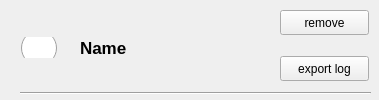
<?xml version="1.0" encoding="UTF-8"?>
<ui version="4.0">
 <class>ExistPackageForm</class>
 <widget class="QWidget" name="ExistPackageForm">
  <property name="geometry">
   <rect>
    <x>0</x>
    <y>0</y>
    <width>379</width>
    <height>100</height>
   </rect>
  </property>
  <property name="windowTitle">
   <string>Form</string>
  </property>
  <widget class="QRadioButton" name="enableRadioButton">
   <property name="geometry">
    <rect>
     <x>20</x>
     <y>37</y>
     <width>41</width>
     <height>21</height>
    </rect>
   </property>
   <property name="styleSheet">
    <string notr="true">/*RadioButton样式设置*/
QRadioButton::indicator { 
	width: 37px;
	height: 37px;
}
/*单选框未选中样式*/
QRadioButton::indicator::unchecked {	
	image: url(:/ico/images/radio_unchecked.png);
}
/*单选框选中样式*/
QRadioButton::indicator::checked { 
	image: url(:/ico/images/radio_checked.png);
}
/*RadioButton和checkbox字体和间距设置*/
QRadioButton ,QCheckBox{
	spacing: 5px;
	font-size: 15px;
}
/*checkbox样式设置*/
QCheckBox::indicator { 
	width: 26px;
	height: 50px;
}
/*未选中*/
QCheckBox::indicator::unchecked {	
	image: url(:/ico/checkbox_unchecked.png);
}
/*选中*/
QCheckBox::indicator::checked { 
	image: url(:/ico/checkbox_checked.png);
}</string>
   </property>
   <property name="text">
    <string/>
   </property>
  </widget>
  <widget class="QLabel" name="name">
   <property name="geometry">
    <rect>
     <x>80</x>
     <y>37</y>
     <width>301</width>
     <height>21</height>
    </rect>
   </property>
   <property name="font">
    <font>
     <pointsize>13</pointsize>
     <weight>75</weight>
     <bold>true</bold>
    </font>
   </property>
   <property name="text">
    <string>Name</string>
   </property>
  </widget>
  <widget class="QPushButton" name="removeButton">
   <property name="geometry">
    <rect>
     <x>280</x>
     <y>10</y>
     <width>89</width>
     <height>25</height>
    </rect>
   </property>
   <property name="text">
    <string>remove</string>
   </property>
  </widget>
  <widget class="Line" name="line">
   <property name="geometry">
    <rect>
     <x>20</x>
     <y>83</y>
     <width>351</width>
     <height>21</height>
    </rect>
   </property>
   <property name="orientation">
    <enum>Qt::Horizontal</enum>
   </property>
  </widget>
  <widget class="QPushButton" name="exportButton">
   <property name="geometry">
    <rect>
     <x>280</x>
     <y>56</y>
     <width>89</width>
     <height>25</height>
    </rect>
   </property>
   <property name="text">
    <string>export log</string>
   </property>
  </widget>
 </widget>
 <resources/>
 <connections/>
</ui>
